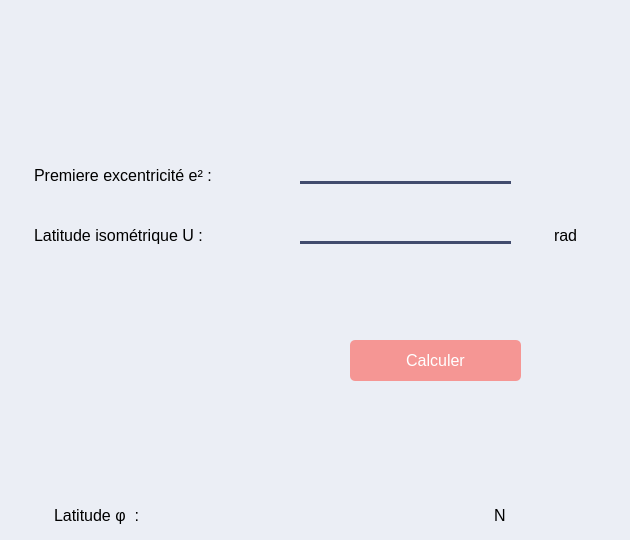
          <widget class="QWidget" name="page_5">
           <property name="styleSheet">
            <string notr="true">background-color:      #ebeef5  ;</string>
           </property>
           <widget class="QLabel" name="label_33">
            <property name="geometry">
             <rect>
              <x>20</x>
              <y>160</y>
              <width>231</width>
              <height>31</height>
             </rect>
            </property>
            <property name="styleSheet">
             <string notr="true">font: 700 italic 9pt &quot;Arial&quot;;
    color: #000000;
    padding: 5px 10px;
    border-radius: 5px;
    font-size: 16px;
    text-align: center;
  </string>
            </property>
            <property name="text">
             <string>Premiere excentricité e² :</string>
            </property>
           </widget>
           <widget class="QLabel" name="label_34">
            <property name="geometry">
             <rect>
              <x>20</x>
              <y>220</y>
              <width>241</width>
              <height>31</height>
             </rect>
            </property>
            <property name="styleSheet">
             <string notr="true">font: 700 italic 9pt &quot;Arial&quot;;
    color: #000000;
    padding: 5px 10px;
    border-radius: 5px;
    font-size: 16px;
    text-align: center;
  </string>
            </property>
            <property name="text">
             <string>Latitude isométrique U :</string>
            </property>
           </widget>
           <widget class="QLabel" name="label_35">
            <property name="geometry">
             <rect>
              <x>540</x>
              <y>220</y>
              <width>81</width>
              <height>31</height>
             </rect>
            </property>
            <property name="styleSheet">
             <string notr="true">font: 700 italic 9pt &quot;Arial&quot;;
    color: #000000;
    padding: 5px 10px;
    border-radius: 5px;
    font-size: 16px;
    text-align: center;
  </string>
            </property>
            <property name="text">
             <string>rad</string>
            </property>
           </widget>
           <widget class="QLabel" name="label_36">
            <property name="geometry">
             <rect>
              <x>40</x>
              <y>500</y>
              <width>121</width>
              <height>31</height>
             </rect>
            </property>
            <property name="styleSheet">
             <string notr="true">font: 700 italic 9pt &quot;Arial&quot;;
    color: #000000;
    padding: 5px 10px;
    border-radius: 5px;
    font-size: 16px;
    text-align: center;
  </string>
            </property>
            <property name="text">
             <string>Latitude φ  :</string>
            </property>
           </widget>
           <widget class="QLabel" name="label_37">
            <property name="geometry">
             <rect>
              <x>190</x>
              <y>500</y>
              <width>281</width>
              <height>31</height>
             </rect>
            </property>
            <property name="styleSheet">
             <string notr="true">font: 700 italic 9pt &quot;Arial&quot;;
    color: #000000;
    padding: 5px 10px;
    border-radius: 5px;
    font-size: 16px;
    text-align: center;
  </string>
            </property>
            <property name="text">
             <string/>
            </property>
           </widget>
           <widget class="QLabel" name="label_42">
            <property name="geometry">
             <rect>
              <x>480</x>
              <y>500</y>
              <width>41</width>
              <height>31</height>
             </rect>
            </property>
            <property name="styleSheet">
             <string notr="true">font: 700 italic 9pt &quot;Arial&quot;;
    color: #000000;
    padding: 5px 10px;
    border-radius: 5px;
    font-size: 16px;
    text-align: center;
  </string>
            </property>
            <property name="text">
             <string>N</string>
            </property>
           </widget>
           <widget class="QLineEdit" name="lineEdit_15">
            <property name="geometry">
             <rect>
              <x>300</x>
              <y>160</y>
              <width>211</width>
              <height>24</height>
             </rect>
            </property>
            <property name="styleSheet">
             <string notr="true">


    border: none;
    border-bottom: 3px  solid   #414b6d ;
    font-size: 14px; </string>
            </property>
           </widget>
           <widget class="QLineEdit" name="lineEdit_16">
            <property name="geometry">
             <rect>
              <x>300</x>
              <y>220</y>
              <width>211</width>
              <height>24</height>
             </rect>
            </property>
            <property name="styleSheet">
             <string notr="true">


    border: none;
    border-bottom: 3px  solid   #414b6d ;
    font-size: 14px; </string>
            </property>
           </widget>
           <widget class="QPushButton" name="btn_lat_phi">
            <property name="geometry">
             <rect>
              <x>350</x>
              <y>340</y>
              <width>171</width>
              <height>41</height>
             </rect>
            </property>
            <property name="styleSheet">
             <string notr="true">
    background-color:  #f59694   ;
    color: rgb(255, 255, 255)  ;
    border: none;
    border-radius: 5px;
    padding: 10px 20px;
    font-size: 16px;
    


</string>
            </property>
            <property name="text">
             <string>Calculer</string>
            </property>
           </widget>
          </widget>
